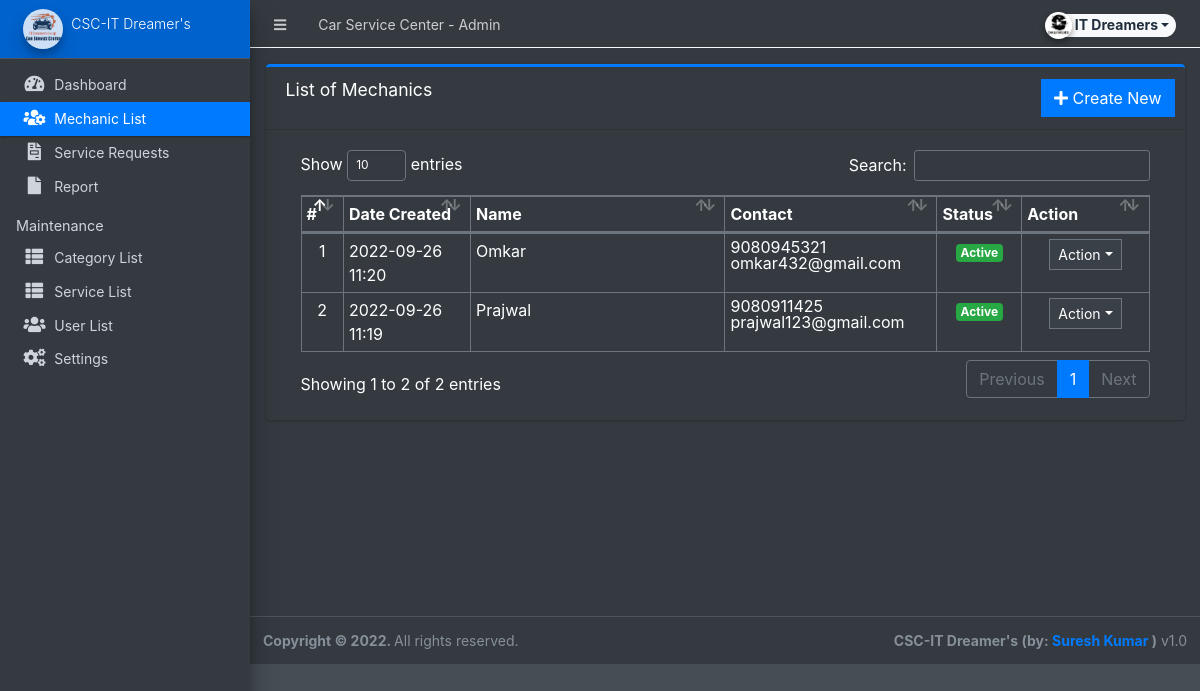
Page /admin/?page=mechanics (signed in) on the committed database.
### tables this page shows
CREATE TABLE `mechanics_list` (
  `id` int(30) NOT NULL,
  `name` text NOT NULL,
  `contact` varchar(50) NOT NULL,
  `email` varchar(150) NOT NULL,
  `status` tinyint(1) NOT NULL DEFAULT 1,
  `date_created` datetime NOT NULL DEFAULT current_timestamp()
);

### admin/mechanics/index.php (the view, shortened to what this page needs)
<div class="card card-outline card-primary">
	<div class="card-header">
		<h3 class="card-title">List of Mechanics</h3>
		<div class="card-tools">
			<a href="?page=mechanics/manage_mechanic" class="btn btn-flat btn-primary"><span class="fas fa-plus"></span>  Create New</a>
		</div>
	</div>
	<div class="card-body">
		<div class="container-fluid">
        <div class="container-fluid">
			<table class="table table-bordered table-stripped">
				<colgroup>
					<col width="5%">
					<col width="15%">
					<col width="30%">
					<col width="25%">
					<col width="10%">
					<col width="15%">
				</colgroup>
				<thead>
					<tr>
						<th>#</th>
						<th>Date Created</th>
						<th>Name</th>
						<th>Contact</th>
						<th>Status</th>
						<th>Action</th>
					</tr>
				</thead>
				<tbody>
					<?php
					$i = 1;
						$qry = $conn->query("SELECT * from `mechanics_list` order by (`name`) asc ");
						while($row = $qry->fetch_assoc()):
							foreach($row as $k=> $v){
								$row[$k] = trim(stripslashes($v));
							}
					?>
						<tr>
							<td class="text-center"><?php echo $i++; ?></td>
							<td><?php echo date("Y-m-d H:i",strtotime($row['date_created'])) ?></td>
							<td><?php echo ucwords($row['name']) ?></td>
							<td>
								<p class="m-0 lh-1">
								<?php echo $row['contact'] ?> <br>
								<?php echo $row['email'] ?>
								</p>
							</td>
							<td class="text-center">
                                <?php if($row['status'] == 1): ?>
                                    <span class="badge badge-success">Active</span>
                                <?php else: ?>
                                    <span class="badge badge-danger">Inactive</span>
                                <?php endif; ?>
                            </td>
							<td align="center">
								 <button type="button" class="btn btn-flat btn-default btn-sm dropdown-toggle dropdown-icon" data-toggle="dropdown">
				                  		Action
				                  </button>
							</td>
						</tr>
					<?php endwhile; ?>
				</tbody>
			</table>
		</div>
		</div>
	</div>
</div>

### rows in the picture
mechanics_list: date_created "2022-09-26 11:20", name "Omkar", contact "9080945321", email "omkar432@gmail.com", status "Active"
mechanics_list: date_created "2022-09-26 11:19", name "Prajwal", contact "9080911425", email "prajwal123@gmail.com", status "Active"

### other values in the picture
$_settings->info('name') "Car Service Center"
$_settings->userdata('firstname').' '.$_settings->userdata('lastname') "IT Dreamers"
$_settings->info('short_name') "CSC-IT Dreamer's"
